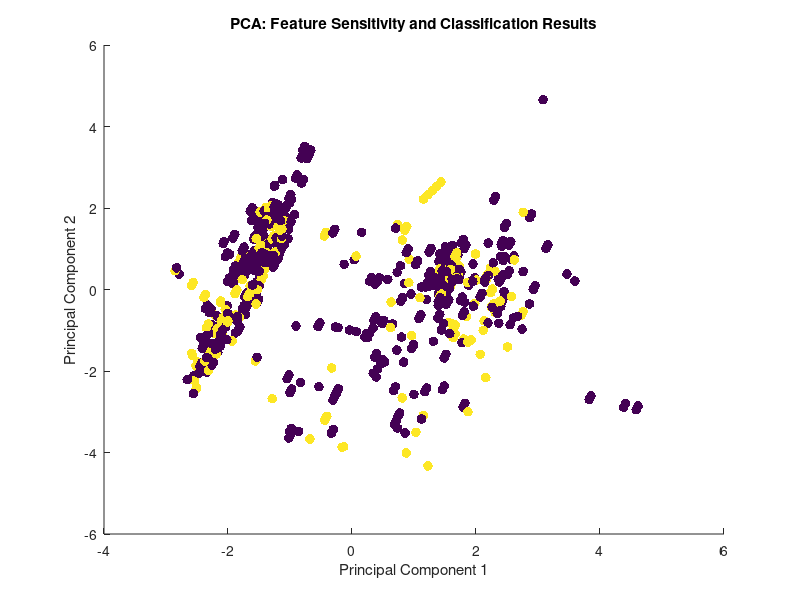
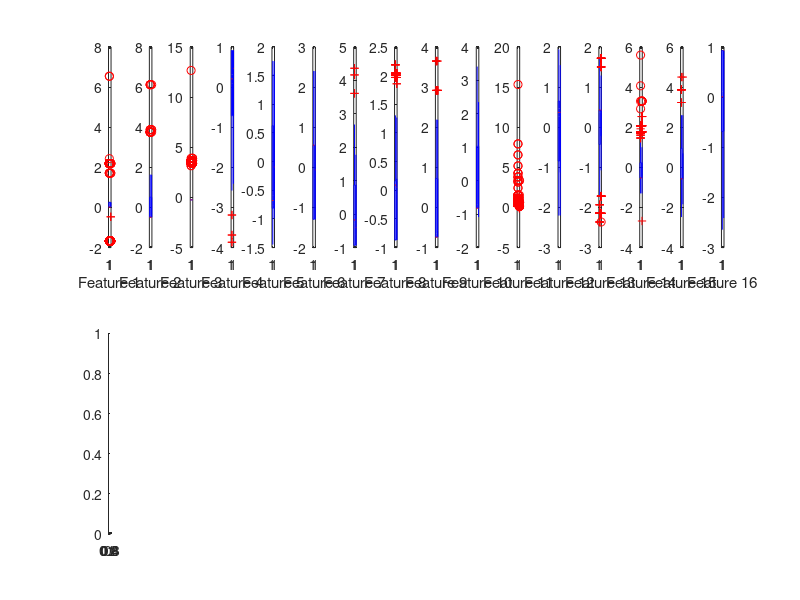

MATLAB code for these plots, in order: (Note: this script raises an error after producing the figures.)
clearvars
close all
% 1. Importing data sets
data = load('materials data.txt'); % Data File Path
% Use logical indexes to find rows containing inf
rows_with_inf = any(isinf(data), 2);
% Remove lines containing inf
data = data(~rows_with_inf, :);
X = data(:, 2:end); % Extract features, assuming the first column is a category label
Y = data(:, 1); % Extract category tags
% 2. Standardized data
[X_norm, mu, sigma] = zscore(X);
% 3. Calculate the covariance matrix
covariance_matrix = cov(X_norm);
% 4. Compute eigenvalues and eigenvectors
[eigenvectors, eigenvalues] = eig(covariance_matrix);
% 5. Sorting the feature values
[~, sorted_indices] = sort(diag(eigenvalues), 'descend');
eigenvalues_sorted = eigenvalues(sorted_indices, sorted_indices);
eigenvectors_sorted = eigenvectors(:, sorted_indices);
% 6. Selection of the number of principal components
k = 2; % Suppose you want to keep the first 2 principal components
% 7. Projection data
projected_data = X_norm * eigenvectors_sorted(:, 1:k);
% 8. Plotting feature sensitivity and classification results
figure;
scatter(projected_data(:, 1), projected_data(:, 2), 50, Y, 'filled');
xlabel('Principal Component 1');
ylabel('Principal Component 2');
title('PCA: Feature Sensitivity and Classification Results');
% 9. Output feature sensitivity
feature_sensitivity = eigenvalues_sorted(1:k, 1:k) / sum(diag(eigenvalues_sorted));
disp('Feature Sensitivity:');
disp(feature_sensitivity);
% 10. Plotting the correspondence of features to the distribution of classification results
figure;
num_features = size(X, 2);
for i = 1:num_features
    subplot(2, num_features, i);
    boxplot(X_norm(:, i), Y);
    xlabel(['Feature ', num2str(i)]);
end
for i = 1:num_features
    subplot(2, num_features, i+num_features);
    histogram(X_norm(Y==1, i), 'Binwidth', 0.5);
    hold on;
    histogram(X_norm(Y==2, i), 'Binwidth', 0.5);
    legend('POD', 'OXD');
    xlabel(['Feature ', num2str(i)]);
    ylabel('Counts');
end
sgtitle('Feature and Class Distribution');
% 12. Adding a classification range to the classification results
figure;
scatter(projected_data(:, 1), projected_data(:, 2), 50, Y, 'filled');
hold on;
xlabel('Principal Component 1');
ylabel('Principal Component 2');
title('PCA: Feature Sensitivity and Classification Results');
% Calculate the elliptic parameters for each category
class1_data = projected_data(Y == 1, :);
class2_data = projected_data(Y == 2, :);
mean_class1 = mean(class1_data);
cov_class1 = cov(class1_data);
[U1, ~, ~] = svd(cov_class1);
semimajor_axis_class1 = 2 * sqrt(max(eig(cov_class1)));
semiminor_axis_class1 = 2 * sqrt(min(eig(cov_class1)));
angle_class1 = atan2(U1(2,1),U1(1,1));
mean_class2 = mean(class2_data);
cov_class2 = cov(class2_data);
[U2, ~, ~] = svd(cov_class2);
semimajor_axis_class2 = 2 * sqrt(max(eig(cov_class2)));
semiminor_axis_class2 = 2 * sqrt(min(eig(cov_class2)));
angle_class2 = atan2(U2(2,1),U2(1,1));
% Drawing Ellipses
t = linspace(0, 2*pi, 100);
x1 = semimajor_axis_class1 * cos(t);
y1 = semiminor_axis_class1 * sin(t);
x2 = semimajor_axis_class2 * cos(t);
y2 = semiminor_axis_class2 * sin(t);
ellipse1 = [x1; y1]' * [cos(angle_class1), -sin(angle_class1); sin(angle_class1), cos(angle_class1)];
ellipse2 = [x2; y2]' * [cos(angle_class2), -sin(angle_class2); sin(angle_class2), cos(angle_class2)];
plot(mean_class1(1)+ellipse1(:,1), mean_class1(2)+ellipse1(:,2), 'r', 'LineWidth', 2);
plot(mean_class2(1)+ellipse2(:,1), mean_class2(2)+ellipse2(:,2), 'g', 'LineWidth', 2);
% Output feature sensitivity
feature_sensitivity = eigenvalues_sorted(1:k, 1:k) / sum(diag(eigenvalues_sorted));
disp('Feature Sensitivity:');
disp(feature_sensitivity);
%13 Plotting bipolt plots of eigenvectors
figure;
biplot(eigenvectors_sorted(:,1:k));
xlabel('Principal Component 1');
ylabel('Principal Component 2');
title('PCA: Feature Vectors');
% Adding labels to feature vectors
hold on;
for i = 1:num_features
    text(eigenvectors_sorted(i, 1), eigenvectors_sorted(i,k), sprintf('v%d', i),...
        'HorizontalAlignment', 'left', 'VerticalAlignment', 'bottom');
end
hold off;